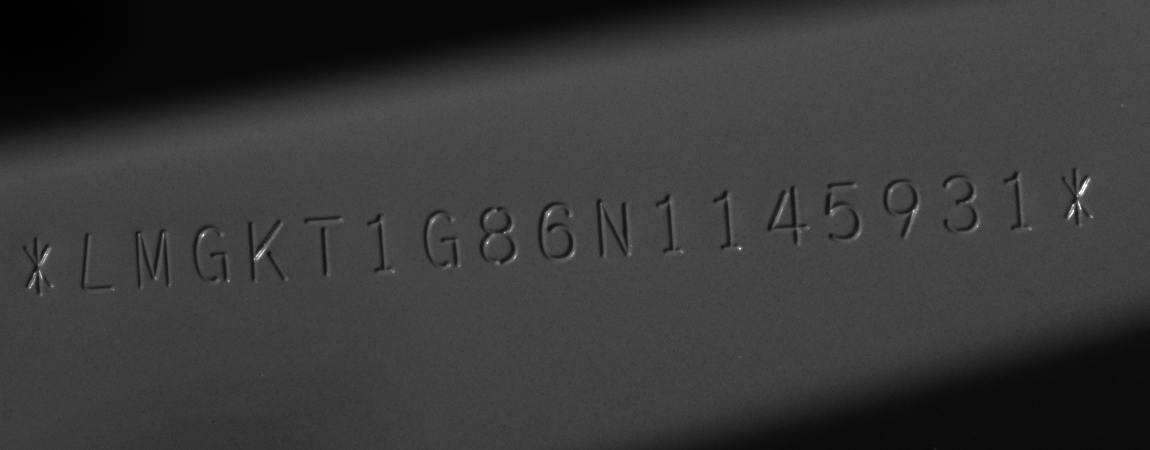
#> input picture pictures/roiImage_dataset/13_0.bmp, 1150 x 450 px, given as the content of the folder ./pictures/originalImage_dataset, which was not available
$ python main.py
#> lines starting #> are read from the running program, lines starting #| are printed output that depends on the picture; after the words box and inside, x2 and y2 are one past the last pixel; in counts of white or black regions, pixels touching at a corner belong together; pictures that were not available may be replaced by others from this repository, and a replacement may not be noted
### logicOperation.py
import picOperation

import os
import cv2
import numpy

def saveRoiImg(origImgPath, roiImgPath, leftUpLoc, leftDownLoc, rightUpLoc, rightDownLoc):
    '''
    func: obtain the roi of the original figure, save
    para: filePath = "C:/Users/mi/Desktop/Untitled Folder"
          fileName = "checkImg1.bmp"
          leftUpLoc, leftDownLoc, rightUpLoc, rightDownLoc = location of the roi
    return: none, save the roi image
    '''
#> called with origImgPath = './pictures/originalImage_dataset', roiImgPath = './pictures/roiImage_dataset', leftUpLoc = 550, leftDownLoc = 640, rightUpLoc = 450, rightDownLoc = 1050
    for origImgName in os.listdir(origImgPath):
        if origImgName.endswith('.bmp'):  # 代表结尾是bmp格式的
            origImg = cv2.imread(origImgPath + '/' + origImgName, cv2.IMREAD_GRAYSCALE)
#> origImg is the input picture: shape (450, 1150); min 0, max 255, mean 56.6
            roiImg = origImg[leftUpLoc:leftDownLoc, rightUpLoc:rightDownLoc]
#> roiImg = empty array
            cv2.imwrite(roiImgPath + '/' + origImgName, roiImg)
            picOperation.cvShow(roiImg)
# [7 lines of commented-out code are left out]


# [41 lines left out: functions getImageRecognize_, templImgMatch, not called in this run]


# def getSplitLetter(origImg, x, y, w, h):
#     letterImg = origImg[x:x+w, y:y+h]
#     return letterImg

### picOperation.py
import cv2
import numpy
import logicOperation

def cvShow(origImg):
    cv2.namedWindow(' ',cv2.WINDOW_NORMAL) #WINDOW_AUTOSIZE
    cv2.imshow(" ",origImg)
    cv2.waitKey(0)
    cv2.destroyAllWindows()
    return

def getCanny(origImg, blurNumber=5):
    '''边缘检测'''
    cannyImg = cv2.bitwise_not(origImg)
    # cannyImg = cv2.GaussianBlur(origImg, (blurNumber, blurNumber), 0)  # img1_copy1 = numpy.copy(img1_copy)
    # cannyImg = cv2.Canny(origImg, 100, 200)  # 100,200
    # cvShow(cannyImg)
    cannyImg = getDilate(cannyImg, 5)
    cannyImg = getDilate(cannyImg, 5)
    cannyImg = getDilate(cannyImg, 5)
    # # cannyImg = getErosion(cannyImg)
    # cvShow(cannyImg)


    contours, hierarchy = cv2.findContours(cannyImg, cv2.RETR_EXTERNAL, cv2.CHAIN_APPROX_SIMPLE)  # cv2.RETR_TREE
    #     cannyImg = cv2.drawContours(cannyImg, contours, -1, (100,100,100), 2)
    i=1
    for c in contours:
        x, y, w, h = cv2.boundingRect(c)
        if w>25 and h>45 and w<90 and h<90 and i<=20:
            print(w,h)
            cv2.rectangle(origImg, (x, y), (x + w, y + h), (0, 0, 255), 2)
            # letterImg = origImg[x:x+w, y:y+h] # 分割字符成图片
            # cv2.imwrite('./pictures/origImg.jpg', letterImg)

            print(i)
            i += 1
        # cv2.rectangle(origImg, (x, y), (x + w, y + h), (0, 0, 255), 2)
    # cv2.imwrite('./pictures/origImg222.jpg', origImg)


    cvShow(origImg) ###################
    # cv2.imwrite('./pictures/origImg.jpg', origImg)
    return #cannyImg


def getDilate(origImg, iterNum = 2):
    '''膨胀操作'''
    # iterNum  迭代次数，也就是执行几次膨胀操作
    kernel = numpy.ones((3, 3), dtype=numpy.uint8)  # 卷积核为3*3
    dilateImg = cv2.dilate(origImg, kernel, iterNum)
    return dilateImg


# [7 lines left out: function getErosion, not called in this run]

# def getMorphology(origImg, iterNum = 2):
#     '''形态学开运算，先腐蚀再膨胀，消除噪点'''
#     # origImg 二值化后的灰度图
#     # iterNum 迭代次数
#     kernel = numpy.ones((3, 3), dtype=numpy.uint8)
#     openingImg = cv2.morphologyEx(origImg, cv2.MORPH_OPEN, kernel, iterations=iterNum)
#     return openingImg

def watershedAlgoImgSeg(origImg):
    '''分水岭算法实现图像分割'''
    # origImg RGB图
    origImgCopy = cv2.cvtColor(origImg, cv2.COLOR_BGR2GRAY) #转灰度图
    thresh = cv2.adaptiveThreshold(origImgCopy, 255, cv2.ADAPTIVE_THRESH_MEAN_C, cv2.THRESH_BINARY, 7, 10) #7,6 #11,10 #邻域块大小选择 | 偏移值调整量，用均值和高斯计算阈值后，再减或加这个值就是最终阈值

    # ret, thresh = cv2.threshold(origImgCopy, 0, 255, cv2.THRESH_BINARY|cv2.THRESH_OTSU) #将灰度图阈值化，分成黑白两个部分  #cv2.THRESH_OTSU 适合双峰值图像，我们的图像是单峰值的
    # print("ret of thresh:", ret)
    cvShow(thresh) #输出给神经网络，后面的处理用于定位
    # [4 lines of commented-out code are left out]


    kernel = numpy.ones((3, 3), dtype=numpy.uint8)
    openingImg = cv2.morphologyEx(thresh, cv2.MORPH_OPEN, kernel, iterations=4) #形态学开运算，先腐蚀再膨胀，消除噪点
    # cvShow(openingImg)
    getCanny(openingImg)
    # [16 lines of commented-out code are left out]
    return

### main.py
# See PyCharm help at https://www.jetbrains.com/help/pycharm/


import logicOperation
import picOperation

import numpy
import os
import cv2
import tesserocr
from matplotlib import pyplot as plt

origImgPath = "./pictures/originalImage_dataset" #D:\Hza\pythonCode20220721\pictures\originalImage_dataset
roiImgPath = "./pictures/roiImage_dataset"
templImgPath = "./pictures/templeImage_dataset_v1"

# leftUpLoc = 950, leftDownLoc = 1200, rightUpLoc = 1000, rightDownLoc = 2150 #灰色的底的照片
# leftUpLoc = 1450, leftDownLoc = 1600, rightUpLoc = 1050, rightDownLoc = 2200 #黑色一束灯光的照片
# leftUpLoc = 1300, leftDownLoc = 1750, rightUpLoc = 1050, rightDownLoc = 2200 #黑色一束灯光的照片 最终版本
logicOperation.saveRoiImg(origImgPath, roiImgPath, leftUpLoc = 550, leftDownLoc = 640, rightUpLoc = 450, rightDownLoc = 1050)
# logicOperation.getImageRecognize_(templImgPath = templImgPath, origImgPath = roiImgPath) # 方案1的模板匹配，走不通

origImg = cv2.imread(roiImgPath+'/'+'checkImg2.jpg') # 灰度图 ,cv2.IMREAD_GRAYSCALE
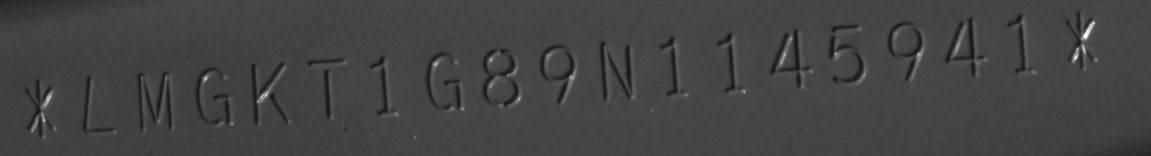
#> input picture pictures/roiImage_dataset/checkImg2.jpg, 1151 x 156 px
#> origImg is the input picture: shape (156, 1151, 3); min 19, max 255, mean 67.5
# cannyImg = picOperation.getCanny(origImg, blurNumber = 1)
picOperation.watershedAlgoImgSeg(origImg)
#> in watershedAlgoImgSeg, `thresh = cv2.adaptiveThreshold(origImgCopy, 255, cv2.ADAPTIVE_THRESH_M..`:
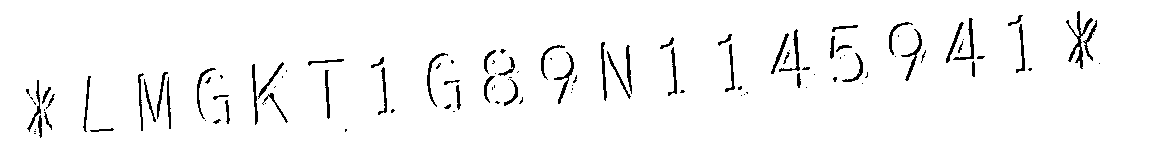
#> thresh: shape (156, 1151); 96.5% white; black in thin lines or dots, all inside (x1, y1, x2, y2) = (26, 11, 1100, 138)
#> call 3 of getDilate, with iterNum = 5
#> in getDilate (call 3), `dilateImg = cv2.dilate(origImg, kernel, iterNum)`:
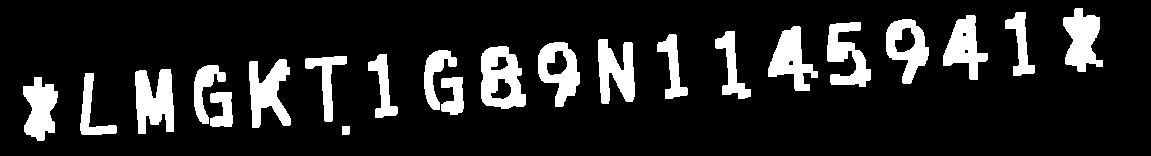
#> dilateImg: shape (156, 1151); 14.3% white; 22 white regions
#> in getCanny, `contours, hierarchy = cv2.findContours(cannyImg, cv2.RETR_EXTERNAL, cv..`: contours = 22 contours; largest, box (x1, y1, x2, y2) and area: (481, 46, 526, 109) 2158, (538, 42, 580, 107) 1709, (135, 69, 174, 134) 1706, (886, 19, 929, 84) 1686, (249, 59, 291, 128) 1558
#> the loop in getCanny, `for c in contours:` made 22 passes
#> (x, y, w, h) on passes 1 to 8: (342, 126, 8, 9), (210, 92, 23, 35), (441, 77, 23, 38), (23, 77, 35, 64), (80, 73, 37, 62), (135, 69, 39, 65), (194, 65, 32, 59), (249, 59, 42, 69)
#> (printed output is left out)
#> after the loop in getCanny, `for c in contours:`:
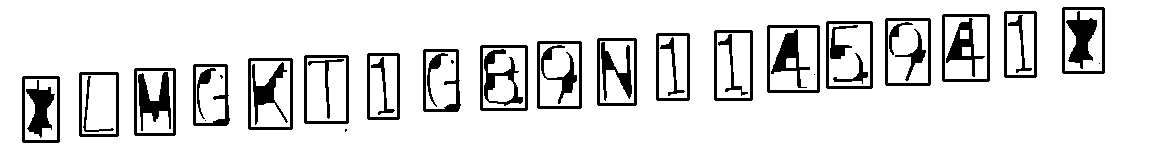
#> origImg: shape (156, 1151); 87.9% white; 46 black regions (6 under 20 px), largest, box (x1, y1, x2, y2) and area: (138, 72, 171, 131) 930, (1066, 11, 1097, 69) 894, (26, 80, 55, 138) 815
#> after the loop in getCanny, `for c in contours:`: i = 20

for roiImgName in os.listdir(roiImgPath):
    if roiImgName.endswith('.bmp'):  # 代表结尾是bmp格式的
        roiImg = cv2.imread(roiImgPath + '/' + roiImgName)
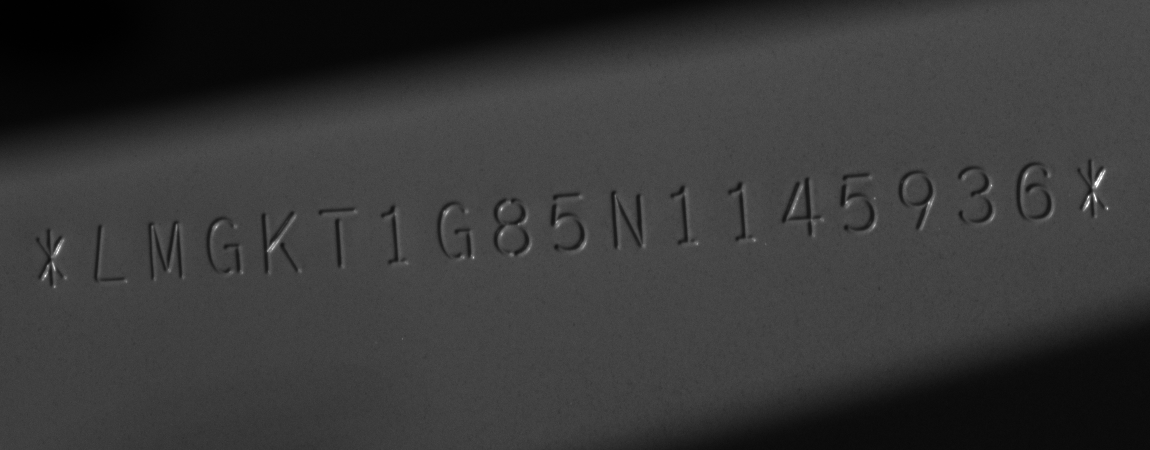
#> input picture pictures/roiImage_dataset/10_0.bmp, 1150 x 450 px
#> roiImg is the input picture: shape (450, 1150, 3); min 0, max 255, mean 55.7
        picOperation.watershedAlgoImgSeg(roiImg)
#> call 2 of getCanny, with blurNumber = 5
#> in getDilate (call 6), `dilateImg = cv2.dilate(origImg, kernel, iterNum)`:
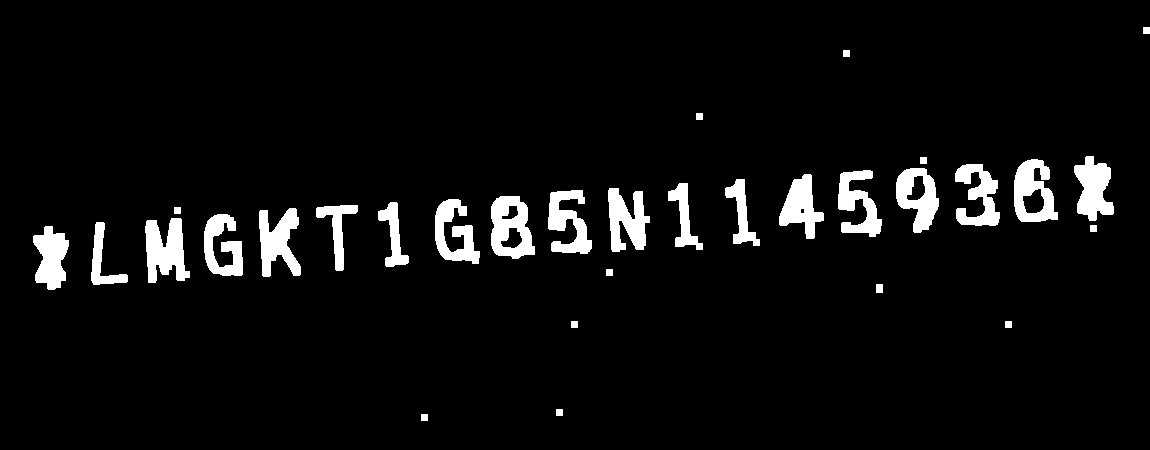
#> dilateImg: shape (450, 1150); 5.4% white; 31 white regions
#> in getCanny (call 2), `contours, hierarchy = cv2.findContours(cannyImg, cv2.RETR_EXTERNAL, cv..`: contours = 31 contours; largest, box (x1, y1, x2, y2) and area: (491, 196, 535, 259) 2104, (1014, 159, 1058, 222) 1942, (896, 168, 939, 233) 1790, (145, 218, 190, 283) 1763, (259, 208, 301, 277) 1594
#> the loop in getCanny (call 2), `for c in contours:` made 31 passes
#> (x, y, w, h) on passes 7, 9, 10, 11, 12, 14, 15, 16: (33, 226, 36, 64), (91, 222, 37, 63), (145, 218, 45, 65), (204, 214, 39, 62), (259, 208, 42, 69), (316, 205, 42, 66), (378, 202, 31, 65), (435, 199, 45, 65)
#> (printed output is left out)
#> after the loop in getCanny (call 2), `for c in contours:`:
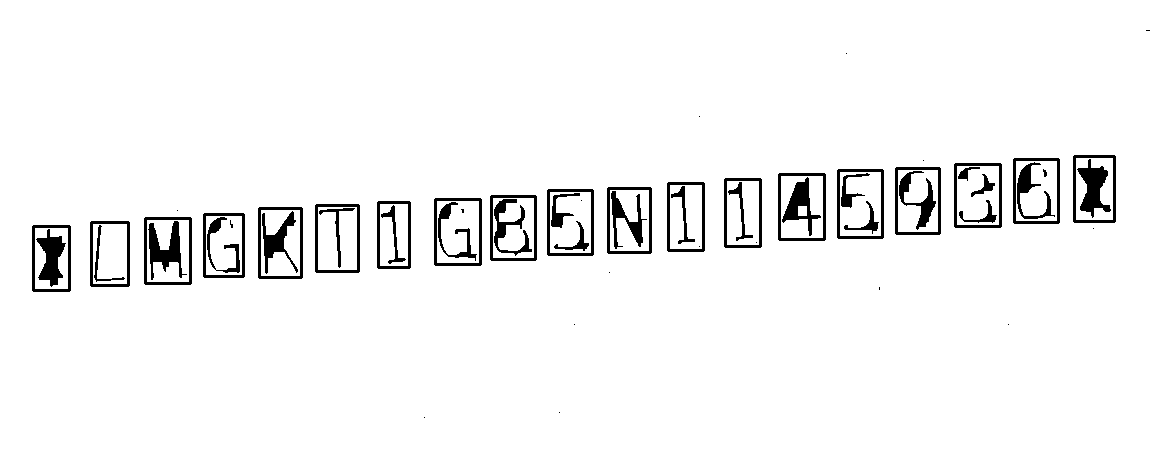
#> origImg: shape (450, 1150); 95.6% white; 60 black regions (17 under 20 px), largest, box (x1, y1, x2, y2) and area: (148, 221, 187, 280) 960, (1077, 159, 1111, 218) 941, (36, 229, 66, 287) 874
#> after the loop in getCanny (call 2), `for c in contours:`: i = 20
#> pass 2 of the loop `for roiImgName in os.listdir(roiImgPath):`:
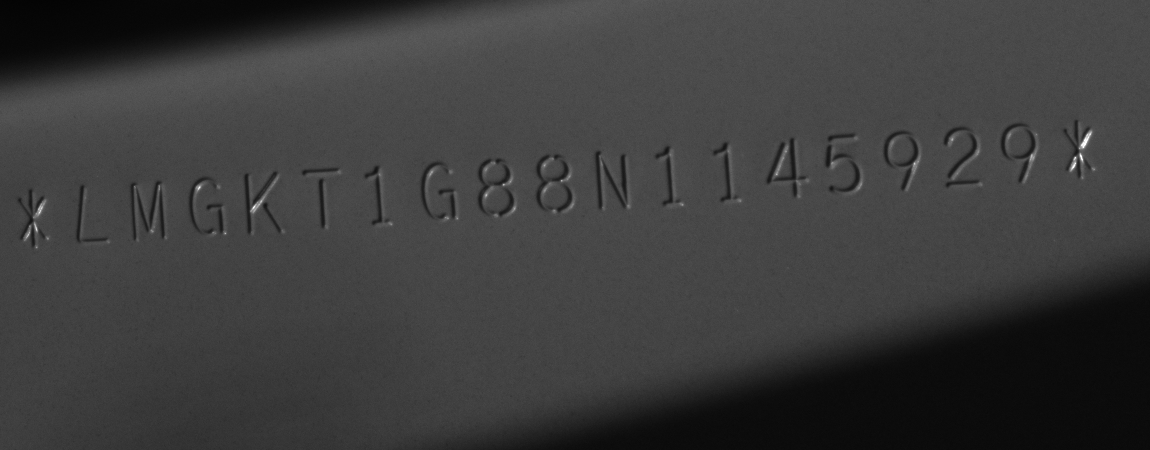
#> input picture pictures/roiImage_dataset/11_0.bmp, 1150 x 450 px
#> roiImg is the input picture: shape (450, 1150, 3); min 3, max 255, mean 60.2
#> in getDilate (call 9), `dilateImg = cv2.dilate(origImg, kernel, iterNum)`:
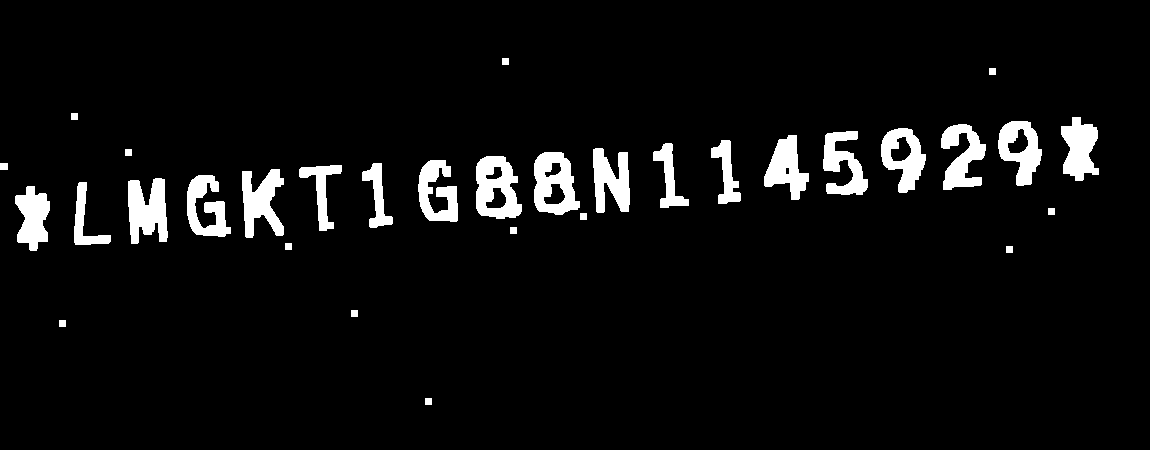
#> dilateImg: shape (450, 1150); 5.5% white; 32 white regions
#> contours = 32 contours; largest, box (x1, y1, x2, y2) and area: (476, 156, 522, 219) 2206, (534, 152, 580, 215) 2166, (881, 128, 926, 193) 1806, (998, 121, 1042, 186) 1792, (128, 178, 168, 244) 1764
#> the loop in getCanny (call 3), `for c in contours:` made 32 passes
#> (x, y, w, h) on passes 9 to 12: (15, 186, 35, 65), (74, 182, 37, 63), (128, 178, 40, 66), (187, 175, 44, 62)
#> (printed output is left out)
#> after the loop in getCanny (call 3), `for c in contours:`:
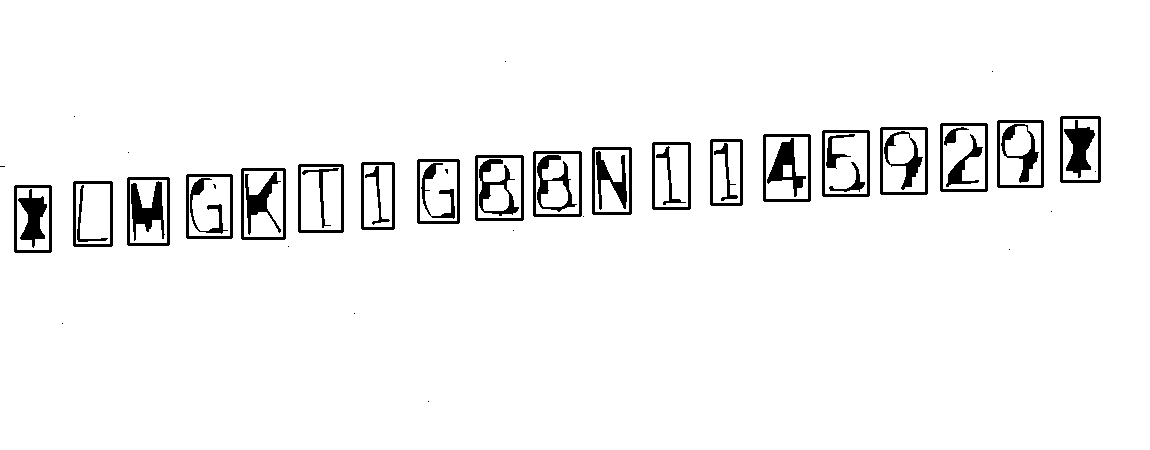
#> origImg: shape (450, 1150); 95.5% white; 56 black regions (16 under 20 px), largest, box (x1, y1, x2, y2) and area: (131, 181, 165, 241) 993, (1064, 120, 1095, 178) 923, (18, 189, 47, 248) 843
#> after the loop in getCanny (call 3), `for c in contours:`: i = 20
#> pass 3 of the loop `for roiImgName in os.listdir(roiImgPath):`:
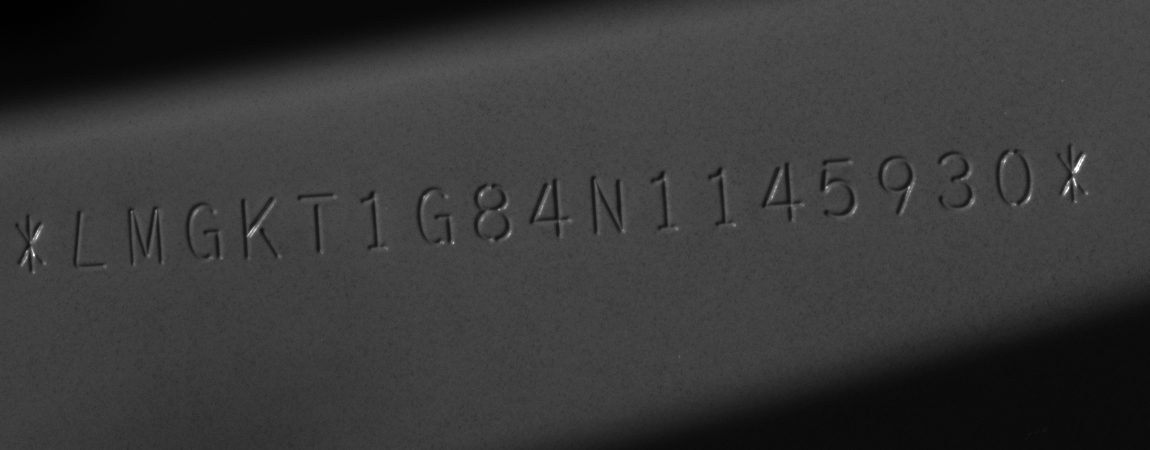
#> input picture pictures/roiImage_dataset/12_0.bmp, 1150 x 450 px
#> roiImg is the input picture: shape (450, 1150, 3); min 0, max 255, mean 56.8
#> in getDilate (call 12), `dilateImg = cv2.dilate(origImg, kernel, iterNum)`:
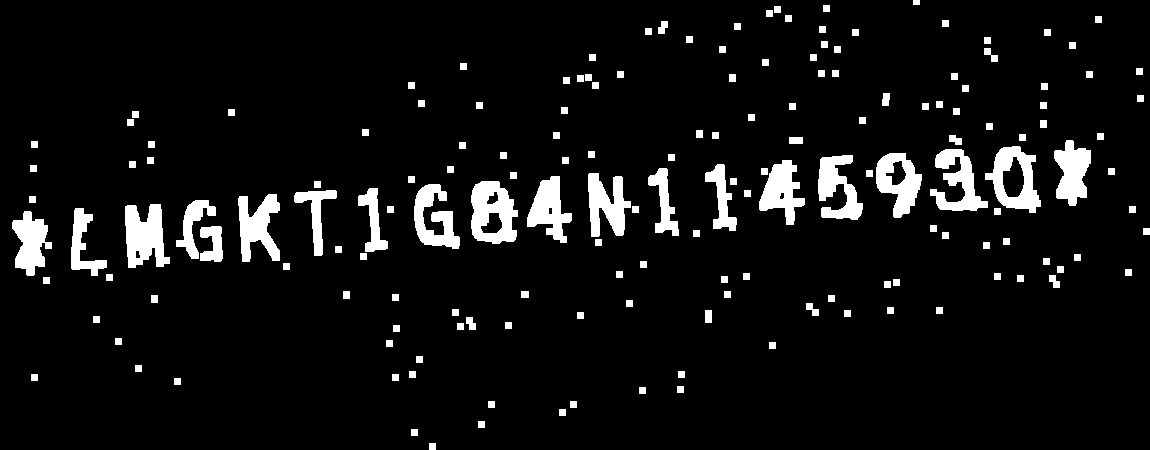
#> dilateImg: shape (450, 1150); 6.9% white; 169 white regions
#> contours = 169 contours; largest, box (x1, y1, x2, y2) and area: (985, 146, 1041, 213) 2302, (471, 181, 518, 244) 2272, (125, 204, 170, 268) 1883, (876, 153, 922, 218) 1830, (238, 194, 280, 262) 1570
#> the loop in getCanny (call 4), `for c in contours:` made 169 passes
#> (x, y, w, h) on passes 22, 30, 42, 64: (466, 317, 10, 13), (806, 303, 13, 13), (1049, 275, 11, 13), (12, 211, 40, 65)
#> (printed output is left out)
#> after the loop in getCanny (call 4), `for c in contours:`:
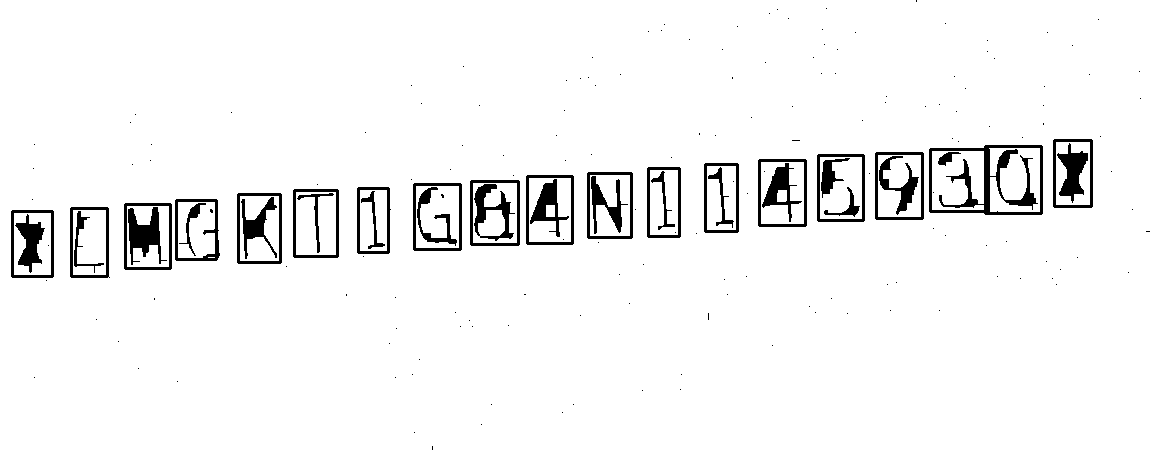
#> origImg: shape (450, 1150); 95.4% white; 195 black regions (158 under 20 px), largest, box (x1, y1, x2, y2) and area: (929, 145, 1043, 215) 2542, (128, 207, 167, 265) 1066, (1057, 143, 1088, 203) 895
#> (the run stopped early here; a loop or call above may not have finished)
